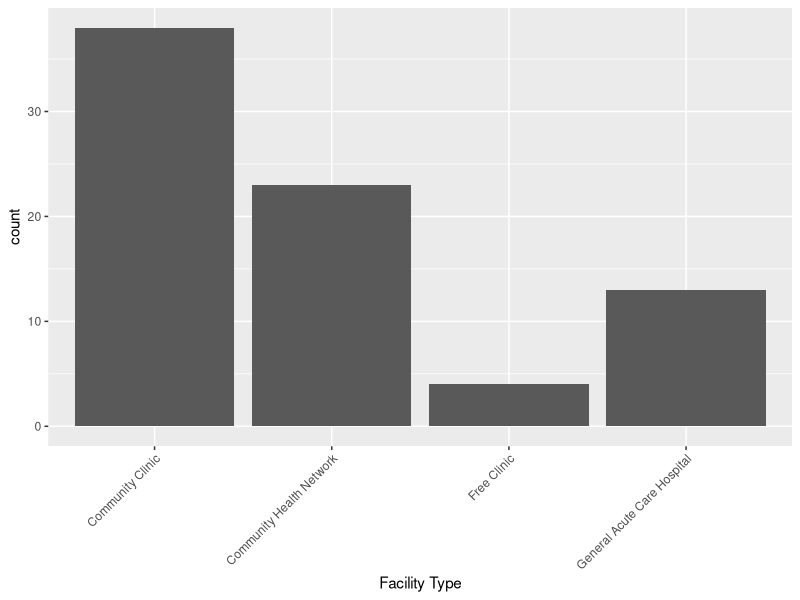
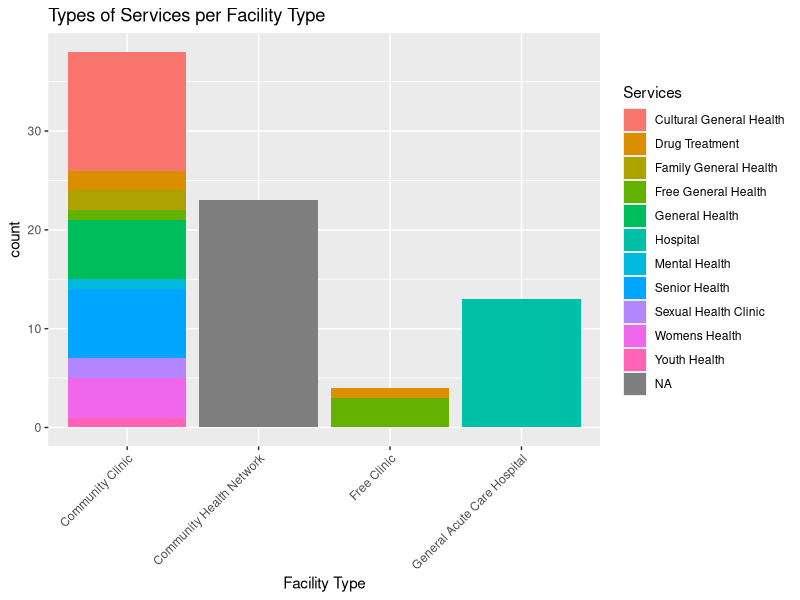
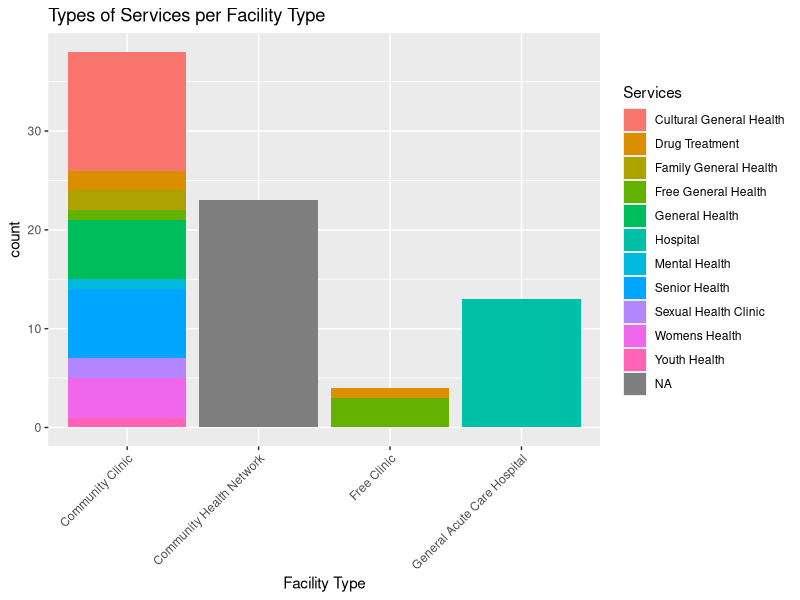

Write the R code that produced these figures, in order.
# Script to read in and plot health care facility data from
# the city of San Francisco
# Jacinda Chen
# jrchen@dons.usfca.edu
# February 10, 2020

# load packages dplyr, ggplot2, readr to read, wrangle, and plot data
library(dplyr)
library(ggplot2)
library(readr)

# read in the health care facility dataset
health_care <- read_csv(file = "data/raw_data/Health_Care_Facilities.csv")

# Count how many of each type of facility there is in San Francisco
health_care %>%
  group_by(`Facility Type`) %>%
  ggplot(aes(x = `Facility Type`)) +
  theme(axis.text.x = element_text(angle=45, hjust=1)) +
  geom_bar()

# Look at the different services that community clinics provide
health_care %>%
  ggplot(aes(x = `Facility Type`,
             fill = Services)) +
  theme(axis.text.x = element_text(angle=45, hjust=1)) +
  geom_bar() +
  ggtitle("Types of Services per Facility Type")
  
 ggsave("output/Types_of_Services_per_Facility_Type.pdf")